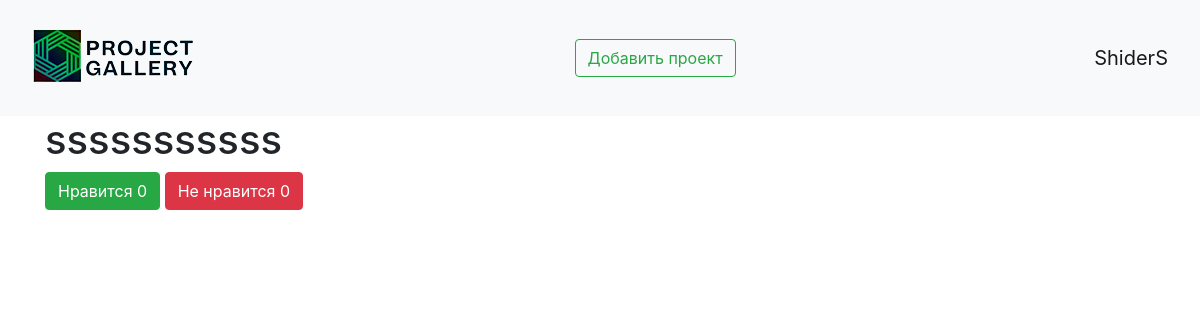
Page /viewing_project/7 (signed in) on the committed database.
### data/user.py (models this page shows, shortened)
class User(SqlAlchemyBase, UserMixin, SerializerMixin):
    __tablename__ = 'users'
    id = sqlalchemy.Column(sqlalchemy.Integer,
                           primary_key=True, autoincrement=True)
    name = sqlalchemy.Column(sqlalchemy.String, nullable=True)
    about = sqlalchemy.Column(sqlalchemy.String, nullable=True)
    email = sqlalchemy.Column(sqlalchemy.String,
                              index=True, unique=True, nullable=True)
    hashed_password = sqlalchemy.Column(sqlalchemy.String, nullable=True)
    created_date = sqlalchemy.Column(sqlalchemy.DateTime,
                                     default=datetime.datetime.now)
    is_developer = sqlalchemy.Column(sqlalchemy.Boolean, nullable=True, default=False)
    projects = orm.relation("Projects", back_populates='user')
    likes = sqlalchemy.ARRAY(sqlalchemy.Integer)
    dislikes = sqlalchemy.ARRAY(sqlalchemy.Integer)

### data/projects.py (models this page shows)
class Projects(SqlAlchemyBase, SerializerMixin):
    __tablename__ = 'projects'
    id = sqlalchemy.Column(sqlalchemy.Integer,
                           primary_key=True, autoincrement=True)
    title = sqlalchemy.Column(sqlalchemy.String, nullable=True)
    content = sqlalchemy.Column(sqlalchemy.String, nullable=True)
    created_date = sqlalchemy.Column(sqlalchemy.DateTime,
                                     default=datetime.datetime.now)
    is_private = sqlalchemy.Column(sqlalchemy.Boolean, default=True)
    is_confirmed = sqlalchemy.Column(sqlalchemy.Boolean, nullable=True, default=False)
    is_deleted = sqlalchemy.Column(sqlalchemy.Boolean, nullable=True, default=False)
    image = sqlalchemy.Column()
    like = sqlalchemy.Column(sqlalchemy.Integer, default=0)
    dislike = sqlalchemy.Column(sqlalchemy.Integer, default=0)
    user_id = sqlalchemy.Column(sqlalchemy.Integer,
                                sqlalchemy.ForeignKey("users.id"))
    user = orm.relation('User')

### main.py (the view)
@app.route('/viewing_project/<int:id>', methods=['GET', 'POST'])
@login_required
def viewing_project(id):
    db_sess = db_session.create_session()
    projects = db_sess.query(Projects).filter(Projects.id == id).first()
    return render_template("viewing_project.html", projects=projects)

### data/db_session.py (called while the page is built)
def create_session() -> Session:
    global __factory
    return __factory()

### main.py (called while the page is built)
@login_manager.user_loader
def load_user(user_id):
    db_sess = db_session.create_session()
    return db_sess.query(User).get(user_id)

### templates/viewing_project.html (shortened to what this page needs)
{% extends "base.html" %}
{% block content %}
<h1>{{ projects.title }}</h1>
<div>
    <a href="/like_projects/{{ projects.id }}" class="btn btn-success">
        Нравится {{ projects.like }}
    </a>
    <a href="/dislike_projects/{{ projects.id }}" class="btn btn-danger">
        Не нравится {{ projects.dislike }}
    </a>
</div><br>
{% endblock %}

### templates/base.html (shortened to what this page needs)
<!doctype html>
<html lang="en">
<head>
    <link rel="stylesheet"
          href="https://stackpath.bootstrapcdn.com/bootstrap/4.4.1/css/bootstrap.min.css"
>
</head>
<body>
<header>
    <nav class="navbar navbar-light bg-light">
        <a href="/"><img src="/static/img/small_logo2.png" alt="здесь должна была быть картинка, но не нашлась"></a>
        <a href="projects" class="btn btn-outline-success">Добавить проект</a>
        {% if current_user.is_authenticated %}
    <a class="navbar-brand" href="/user_profile">{{ current_user.name }}</a>
{% else %}
    <p>
        <a class="btn btn-primary " href="/register">Зарегистрироваться</a>
        <a class="btn btn-success" href="/login">Войти</a>
    </p>
{% endif %}
    </nav>
</header>
<main role="main" class="container">
    {% block content %}{% endblock %}
</main>
</body>
</html>

### rows in the picture
User: name "ShiderS"
Projects: title "sssssssssss", like "0", dislike "0"
